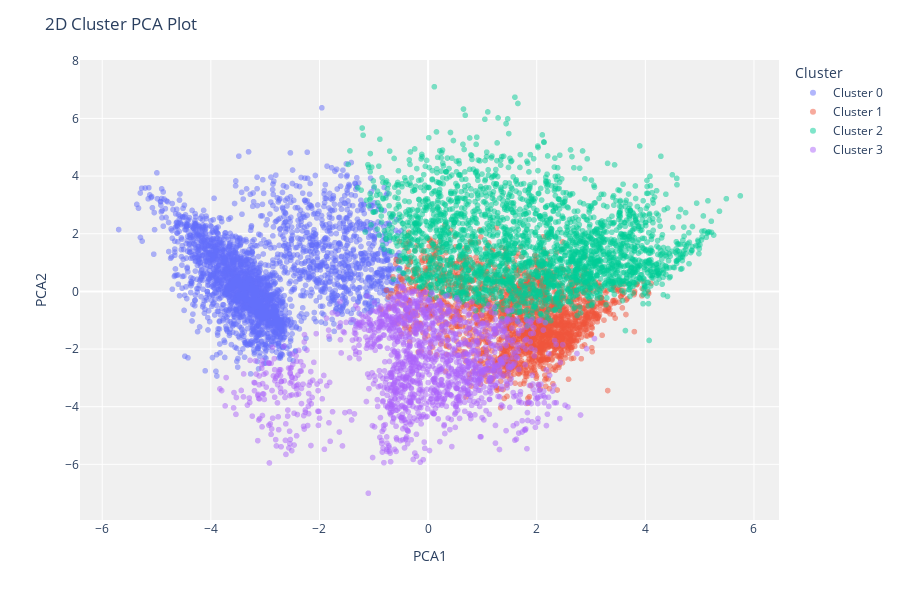

This figure's notebook cell:
### Code cell
plot_model(kmeans)

### Figure 1 — Plotly figure (JSON) as saved in the notebook; plotly's stock layout.template omitted (floating-point values rounded to 4 significant figures; data arrays with more than 128 entries replaced by an {"elided": "..."} marker saying what was removed)
{"data": [{"customdata": {"elided": "2770x1 float values"}, "hovertemplate": "Cluster=Cluster 0<br>PCA1=%{x}<br>PCA2=%{y}<br>Feature=%{customdata[0]}<extra></extra>", "legendgroup": "Cluster 0", "marker": {"color": "#636efa", "opacity": 0.5, "symbol": "circle"}, "mode": "markers", "name": "Cluster 0", "showlegend": true, "textposition": "top center", "type": "scattergl", "x": {"elided": "2770 float values"}, "xaxis": "x", "y": {"elided": "2770 float values"}, "yaxis": "y"}, {"customdata": {"elided": "2034x1 float values"}, "hovertemplate": "Cluster=Cluster 1<br>PCA1=%{x}<br>PCA2=%{y}<br>Feature=%{customdata[0]}<extra></extra>", "legendgroup": "Cluster 1", "marker": {"color": "#EF553B", "opacity": 0.5, "symbol": "circle"}, "mode": "markers", "name": "Cluster 1", "showlegend": true, "textposition": "top center", "type": "scattergl", "x": {"elided": "2034 float values"}, "xaxis": "x", "y": {"elided": "2034 float values"}, "yaxis": "y"}, {"customdata": {"elided": "2595x1 float values"}, "hovertemplate": "Cluster=Cluster 2<br>PCA1=%{x}<br>PCA2=%{y}<br>Feature=%{customdata[0]}<extra></extra>", "legendgroup": "Cluster 2", "marker": {"color": "#00cc96", "opacity": 0.5, "symbol": "circle"}, "mode": "markers", "name": "Cluster 2", "showlegend": true, "textposition": "top center", "type": "scattergl", "x": {"elided": "2595 float values"}, "xaxis": "x", "y": {"elided": "2595 float values"}, "yaxis": "y"}, {"customdata": {"elided": "1551x1 float values"}, "hovertemplate": "Cluster=Cluster 3<br>PCA1=%{x}<br>PCA2=%{y}<br>Feature=%{customdata[0]}<extra></extra>", "legendgroup": "Cluster 3", "marker": {"color": "#ab63fa", "opacity": 0.5, "symbol": "circle"}, "mode": "markers", "name": "Cluster 3", "showlegend": true, "textposition": "top center", "type": "scattergl", "x": {"elided": "1551 float values"}, "xaxis": "x", "y": {"elided": "1551 float values"}, "yaxis": "y"}], "layout": {"height": 600, "legend": {"title": {"text": "Cluster"}, "tracegroupgap": 0}, "margin": {"t": 60}, "plot_bgcolor": "rgb(240,240,240)", "title": {"text": "2D Cluster PCA Plot"}, "xaxis": {"anchor": "y", "domain": [0, 1], "title": {"text": "PCA1"}}, "yaxis": {"anchor": "x", "domain": [0, 1], "title": {"text": "PCA2"}}}}
